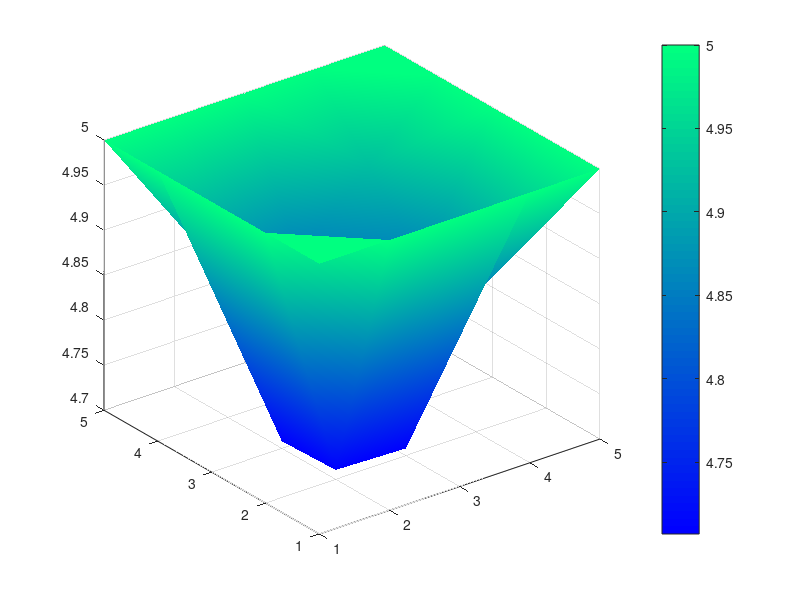

Write the MATLAB code that produced this figure.
clear all; clc;

disp('Metodo de Gauss Seidel por linea en "N" nodos')
n=input ('Numero de nodos (nxn) =');              %captura de datos
fs=input ('Frontera superior: ');
fi=input ('Frontera izquierda: ');
fd=input ('Frontera derecha: ');
fa=input ('Frontera inferior: ');
it=input('num de iteraciones: ');
for it=1:it;
    for i=2:n-1;
    
     P(i,1)=fi;
     P(i,n)=fd;
     P(n,2:n-1)=fa;
     P(1,2:n-1)=fs;
     P(1,1)=(fs+fi)/2;
     P(n,1)=(fa+fi)/2;
     P(1,n)=(fs+fd)/2;
     P(n,n)=(fa+fd)/2;
    end 
PI=P;
for j=2:n-1;
    for i=2:n-1;
    
    P(i,j)=(1/4)*(P(i+1,j)+P(i-1,j)+P(i,j+1)+P(i,j-1));
        
        
    error(it)=sum(abs(PI(i,j)-P(i,j)));
              
        
    end
end
disp(P)
end    
x1=1:n;
y1=1:n;
[X,Y]=meshgrid(x1,y1);
surf(X,Y,P);
shading interp
colormap winter
colorbar('eastoutside')

